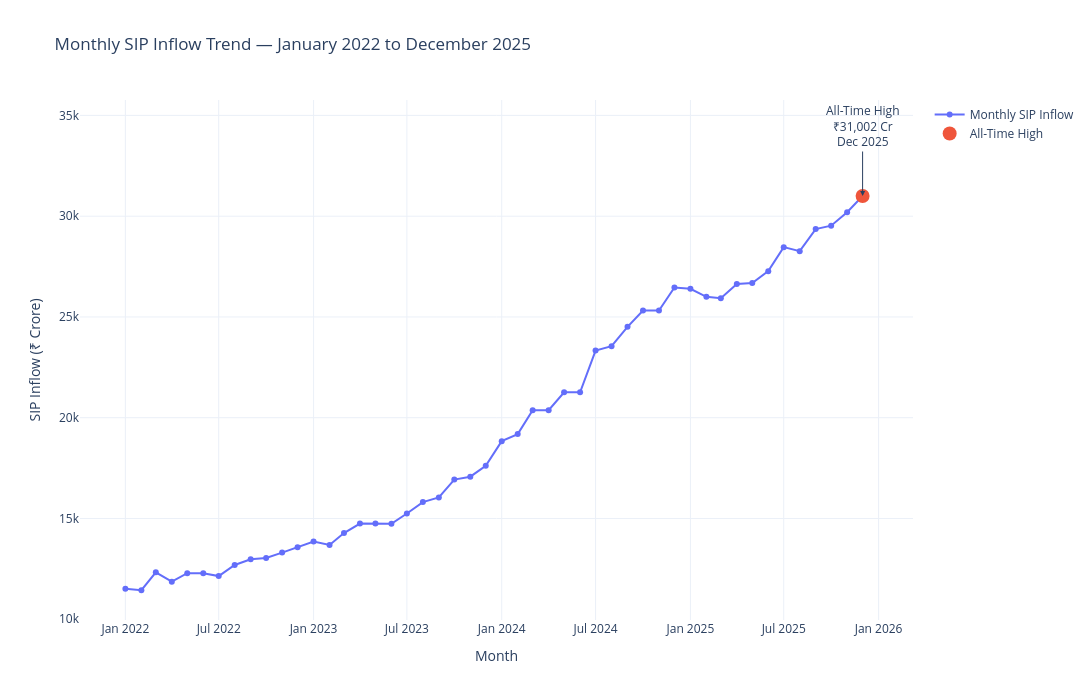

Notebook cell for this chart:
### Code cell
# ============================================================
# REQUIREMENT 3 — SIP INFLOW TIME SERIES
# Monthly SIP trend: January 2022 to December 2025
# All-time high annotation: December 2025 — ₹31,002 Cr
# ============================================================

import pandas as pd
import plotly.graph_objects as go

# ------------------------------------------------------------
# 1. Load SIP inflow data
# ------------------------------------------------------------

sip_df = pd.read_csv(
    PROJECT_DIR / "data" / "raw" / "04_monthly_sip_inflows.csv"
)

# Convert month to datetime
sip_df["month"] = pd.to_datetime(
    sip_df["month"],
    errors="coerce"
)

# Sort chronologically
sip_df = sip_df.sort_values("month").reset_index(drop=True)

# ------------------------------------------------------------
# 2. Basic validation
# ------------------------------------------------------------

print("SIP DATA SHAPE:", sip_df.shape)

print(
    "DATE RANGE:",
    sip_df["month"].min().date(),
    "to",
    sip_df["month"].max().date()
)

print("\nMISSING SIP INFLOW VALUES:")
print(sip_df["sip_inflow_crore"].isna().sum())

# ------------------------------------------------------------
# 3. Find the all-time high
# ------------------------------------------------------------

max_idx = sip_df["sip_inflow_crore"].idxmax()

max_row = sip_df.loc[max_idx]

max_month = max_row["month"]
max_sip = max_row["sip_inflow_crore"]

print("\nALL-TIME HIGH SIP INFLOW:")
print("Month:", max_month.strftime("%B %Y"))
print("SIP Inflow:", f"₹{max_sip:,.0f} Cr")

# ------------------------------------------------------------
# 4. Create Plotly figure
# ------------------------------------------------------------

fig = go.Figure()

# Monthly SIP inflow line
fig.add_trace(
    go.Scatter(
        x=sip_df["month"].tolist(),
        y=sip_df["sip_inflow_crore"].tolist(),
        mode="lines+markers",
        name="Monthly SIP Inflow",
        hovertemplate=(
            "Month=%{x|%b %Y}"
            "<br>SIP Inflow=₹%{y:,.0f} Cr"
            "<extra></extra>"
        )
    )
)

# All-time-high marker
fig.add_trace(
    go.Scatter(
        x=[max_month],
        y=[max_sip],
        mode="markers",
        name="All-Time High",
        marker=dict(
            size=14
        ),
        hovertemplate=(
            "Month=%{x|%b %Y}"
            "<br>All-Time High=₹%{y:,.0f} Cr"
            "<extra></extra>"
        )
    )
)

# ------------------------------------------------------------
# 5. Annotate December 2025 all-time high
# ------------------------------------------------------------

fig.add_annotation(
    x=max_month,
    y=max_sip,
    text=(
        f"All-Time High<br>"
        f"₹{max_sip:,.0f} Cr<br>"
        f"{max_month.strftime('%b %Y')}"
    ),
    showarrow=True,
    arrowhead=2,
    ax=0,
    ay=-70
)

# ------------------------------------------------------------
# 6. Chart formatting
# ------------------------------------------------------------

fig.update_layout(
    title="Monthly SIP Inflow Trend — January 2022 to December 2025",
    xaxis_title="Month",
    yaxis_title="SIP Inflow (₹ Crore)",
    template="plotly_white",
    hovermode="x unified",
    width=1400,
    height=700
)

# ------------------------------------------------------------
# 7. Display chart
# ------------------------------------------------------------

fig.show()

# ------------------------------------------------------------
# 8. Save report-ready PNG
# ------------------------------------------------------------
# Kaleido can fail when pandas Timestamp objects are passed
# directly. Convert all dates to JSON-safe ISO strings first.

export_fig = go.Figure()

export_fig.add_trace(
    go.Scatter(
        x=[
            x.strftime("%Y-%m-%d")
            if hasattr(x, "strftime")
            else str(x)
            for x in sip_df["month"]
        ],
        y=sip_df["sip_inflow_crore"].astype(float).tolist(),
        mode="lines+markers",
        name="Monthly SIP Inflow"
    )
)

export_fig.add_trace(
    go.Scatter(
        x=[
            max_month.strftime("%Y-%m-%d")
        ],
        y=[float(max_sip)],
        mode="markers",
        name="All-Time High",
        marker=dict(size=14)
    )
)

export_fig.add_annotation(
    x=max_month.strftime("%Y-%m-%d"),
    y=float(max_sip),
    text=(
        f"All-Time High<br>"
        f"₹{max_sip:,.0f} Cr<br>"
        f"{max_month.strftime('%b %Y')}"
    ),
    showarrow=True,
    arrowhead=2,
    ax=0,
    ay=-70
)

export_fig.update_layout(
    title="Monthly SIP Inflow Trend — January 2022 to December 2025",
    xaxis_title="Month",
    yaxis_title="SIP Inflow (₹ Crore)",
    template="plotly_white",
    hovermode="x unified",
    width=1400,
    height=700
)

# Save PNG
output_path = REPORTS_DIR / "sip_inflow_trend.png"

export_fig.write_image(
    str(output_path),
    width=1400,
    height=700
)

print("\nSaved:", output_path)

### Figure 1 — Plotly figure (JSON) as saved in the notebook; plotly's stock layout.template omitted (floating-point values rounded to 4 significant figures)
{"data": [{"hovertemplate": "Month=%{x|%b %Y}<br>SIP Inflow=₹%{y:,.0f} Cr<extra></extra>", "mode": "lines+markers", "name": "Monthly SIP Inflow", "type": "scatter", "x": ["2022-01-01T00:00:00", "2022-02-01T00:00:00", "2022-03-01T00:00:00", "2022-04-01T00:00:00", "2022-05-01T00:00:00", "2022-06-01T00:00:00", "2022-07-01T00:00:00", "2022-08-01T00:00:00", "2022-09-01T00:00:00", "2022-10-01T00:00:00", "2022-11-01T00:00:00", "2022-12-01T00:00:00", "2023-01-01T00:00:00", "2023-02-01T00:00:00", "2023-03-01T00:00:00", "2023-04-01T00:00:00", "2023-05-01T00:00:00", "2023-06-01T00:00:00", "2023-07-01T00:00:00", "2023-08-01T00:00:00", "2023-09-01T00:00:00", "2023-10-01T00:00:00", "2023-11-01T00:00:00", "2023-12-01T00:00:00", "2024-01-01T00:00:00", "2024-02-01T00:00:00", "2024-03-01T00:00:00", "2024-04-01T00:00:00", "2024-05-01T00:00:00", "2024-06-01T00:00:00", "2024-07-01T00:00:00", "2024-08-01T00:00:00", "2024-09-01T00:00:00", "2024-10-01T00:00:00", "2024-11-01T00:00:00", "2024-12-01T00:00:00", "2025-01-01T00:00:00", "2025-02-01T00:00:00", "2025-03-01T00:00:00", "2025-04-01T00:00:00", "2025-05-01T00:00:00", "2025-06-01T00:00:00", "2025-07-01T00:00:00", "2025-08-01T00:00:00", "2025-09-01T00:00:00", "2025-10-01T00:00:00", "2025-11-01T00:00:00", "2025-12-01T00:00:00"], "y": [11517, 11438, 12328, 11863, 12286, 12276, 12140, 12694, 12976, 13040, 13306, 13573, 13856, 13687, 14276, 14749, 14749, 14734, 15245, 15814, 16042, 16928, 17073, 17610, 18838, 19187, 20371, 20371, 21262, 21262, 23332, 23547, 24509, 25323, 25320, 26459, 26400, 25999, 25926, 26632, 26688, 27274, 28464, 28265, 29361, 29529, 30200, 31002]}, {"hovertemplate": "Month=%{x|%b %Y}<br>All-Time High=₹%{y:,.0f} Cr<extra></extra>", "marker": {"size": 14}, "mode": "markers", "name": "All-Time High", "type": "scatter", "x": ["2025-12-01T00:00:00"], "y": [31002]}], "layout": {"annotations": [{"arrowhead": 2, "ax": 0, "ay": -70, "showarrow": true, "text": "All-Time High<br>₹31,002 Cr<br>Dec 2025", "x": "2025-12-01T00:00:00", "y": 31002}], "height": 700, "hovermode": "x unified", "title": {"text": "Monthly SIP Inflow Trend — January 2022 to December 2025"}, "width": 1400, "xaxis": {"title": {"text": "Month"}}, "yaxis": {"title": {"text": "SIP Inflow (₹ Crore)"}}}}
